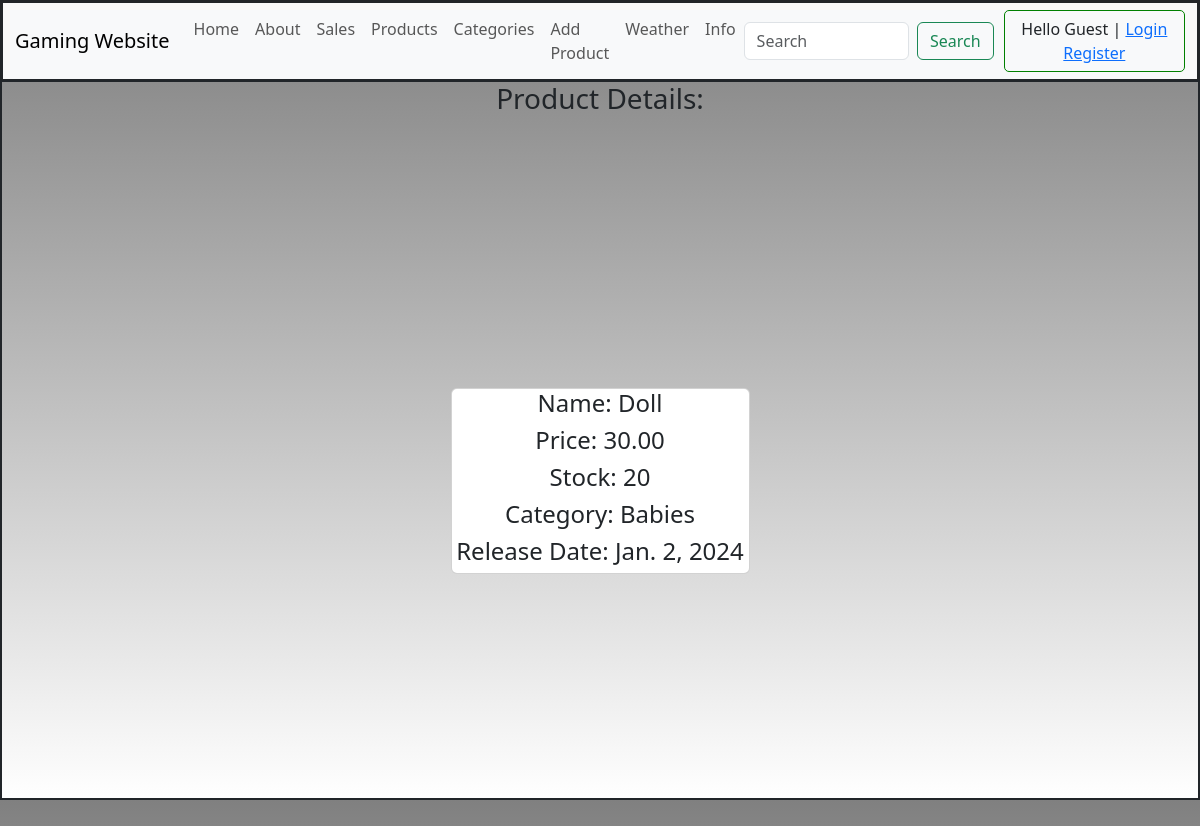
The page /products/details/1 on the database its author committed.
### products/models.py (models this page shows, shortened)
class ProductModel(Model):
    name = CharField(max_length = 50, validators=[MinLengthValidator(2), MaxLengthValidator(100)])
    price = DecimalField(max_digits = 6, decimal_places = 2, validators=[MinValueValidator(0, "Price can't be negative."), MaxValueValidator(1000)])
    stock = IntegerField(validators=[MinValueValidator(0), MaxValueValidator(1000)])
    category = ForeignKey(CategoryModel, on_delete = RESTRICT)
    release_date = DateField(default = datetime.now)
    class Meta:
        db_table = "products"

class CategoryModel(Model):
    name = CharField(max_length = 50)
    class Meta:
        db_table = "categories"

### products/views.py (the view)
# urls.py: path("details/<int:id>", views.details, name="details"),
def details(request, id):
    try:
        product = ProductModel.objects.get(pk=id)  # PK = Primary Key
        context = {"product": product}
        return render(request, "details.html", context)
    except ProductModel.DoesNotExist:
        raise Http404()

### products/templates/details.html (shortened to what this page needs)
{% extends "layout.html" %}
{% load static %}
{% block content %}
<h3>Product Details:</h3>
<div class="my-card">
    <div class="card w-25">
        <h4>Name: {{product.name}}</h4>
        <h4>Price: {{product.price}}</h4>
        <h4>Stock: {{product.stock}}</h4>
        <h4>Category: {{product.category.name}}</h4>
        <h4>Release Date: {{product.release_date}}</h4>
    </div>
</div>
{% endblock content %}

### static/css/style.css (style rules this page uses)
html, body { margin: 0; padding: 0; height: 100%; background-image: linear-gradient(to bottom, gray, white); text-align: center; }
.my-card { display: flex; justify-content: center; align-items: center; height: 100%; }

### rows shown on the page
ProductModel: name "Doll", price "30.00", stock "20", category.name "Babies", release_date "Jan. 2, 2024"
